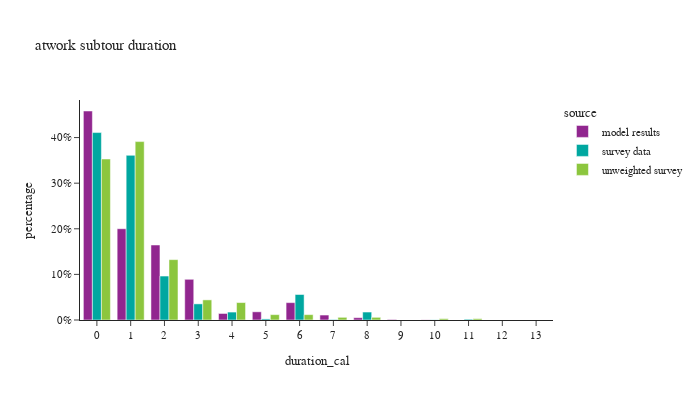

The code cell stored with this chart in its notebook:
### Markdown cell above
## atwork subtours duration

### Code cell
atwork_subtour['duration_cal'] = atwork_subtour['end'] - atwork_subtour['start']

df_plot = atwork_subtour.groupby(['source','duration_cal'])[['tour_weight']].sum().reset_index()
df_plot['percentage'] = df_plot.groupby(['source'], group_keys=False)['tour_weight']. \
    apply(lambda x: x / float(x.sum()))

fig = px.bar(df_plot, x="duration_cal", y="percentage", color="source",barmode="group",
             title="atwork subtour duration")
fig.for_each_annotation(lambda a: a.update(text = a.text.split("=")[-1]))
fig.update_layout(height=400, width=700, yaxis=dict(tickformat=".0%"), xaxis=dict(dtick="1"))
fig.show()

### Figure 1 — Plotly figure (JSON) as saved in the notebook; plotly's stock layout.template omitted (floating-point values rounded to 4 significant figures)
{"data": [{"alignmentgroup": "True", "hovertemplate": "source=model results<br>duration_cal=%{x}<br>percentage=%{y}<extra></extra>", "legendgroup": "model results", "marker": {"color": "#91268F", "pattern": {"shape": ""}}, "name": "model results", "offsetgroup": "model results", "orientation": "v", "showlegend": true, "textposition": "auto", "type": "bar", "x": [0.0, 1.0, 2.0, 3.0, 4.0, 5.0, 6.0, 7.0, 8.0, 9.0, 10.0, 11.0, 12.0, 13.0], "xaxis": "x", "y": [0.4583, 0.2001, 0.1644, 0.08924, 0.01432, 0.01795, 0.03809, 0.01088, 0.00509, 0.001189, 0.000385, 1.833e-05, 6.111e-06, 3.055e-06], "yaxis": "y"}, {"alignmentgroup": "True", "hovertemplate": "source=survey data<br>duration_cal=%{x}<br>percentage=%{y}<extra></extra>", "legendgroup": "survey data", "marker": {"color": "#00A7A0", "pattern": {"shape": ""}}, "name": "survey data", "offsetgroup": "survey data", "orientation": "v", "showlegend": true, "textposition": "auto", "type": "bar", "x": [0.0, 1.0, 2.0, 3.0, 4.0, 5.0, 6.0, 7.0, 8.0, 10.0, 11.0], "xaxis": "x", "y": [0.411, 0.361, 0.09639, 0.03537, 0.01739, 0.002369, 0.0559, 0.001045, 0.01745, 0.0004, 0.001689], "yaxis": "y"}, {"alignmentgroup": "True", "hovertemplate": "source=unweighted survey<br>duration_cal=%{x}<br>percentage=%{y}<extra></extra>", "legendgroup": "unweighted survey", "marker": {"color": "#8CC63E", "pattern": {"shape": ""}}, "name": "unweighted survey", "offsetgroup": "unweighted survey", "orientation": "v", "showlegend": true, "textposition": "auto", "type": "bar", "x": [0.0, 1.0, 2.0, 3.0, 4.0, 5.0, 6.0, 7.0, 8.0, 10.0, 11.0], "xaxis": "x", "y": [0.3529, 0.3912, 0.1324, 0.04412, 0.03824, 0.01176, 0.01176, 0.005882, 0.005882, 0.002941, 0.002941], "yaxis": "y"}], "layout": {"barmode": "group", "height": 400, "legend": {"title": {"text": "source"}, "tracegroupgap": 0}, "title": {"text": "atwork subtour duration"}, "width": 700, "xaxis": {"anchor": "y", "domain": [0.0, 1.0], "dtick": "1", "title": {"text": "duration_cal"}}, "yaxis": {"anchor": "x", "domain": [0.0, 1.0], "tickformat": ".0%", "title": {"text": "percentage"}}}}
